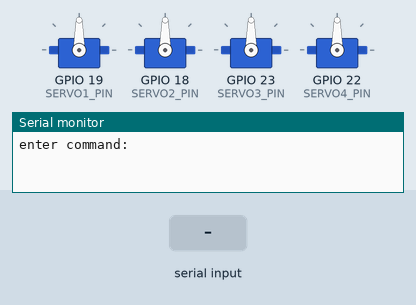
Simulated run of this sketch. Board: ESP32. On the bench: 4 × servo, the last lines printed to the serial monitor. The test bench sets the inputs (shaded band).

Above: at 1.4 s.
1.5 s: "sweep\n" received over Serial
4.5 s: "180\n" received over Serial
At 6.3 s:
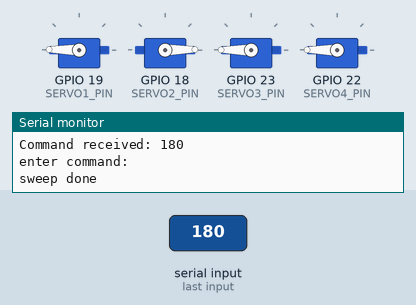
6.6 s: "up\n" received over Serial
At 7.5 s:
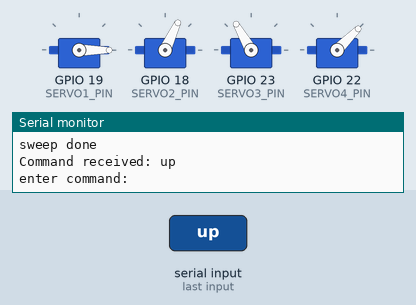
8.1 s: "routine\n" received over Serial
At 10.9 s:
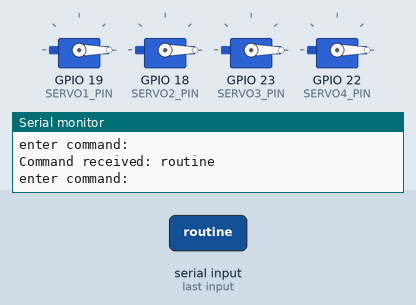
11.1 s: "180\n" received over Serial
At 11.9 s:
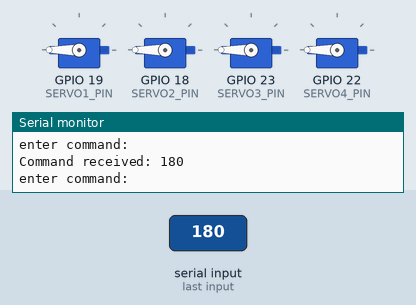
13.6 s: "sweep\n" received over Serial
At 13.76 s:
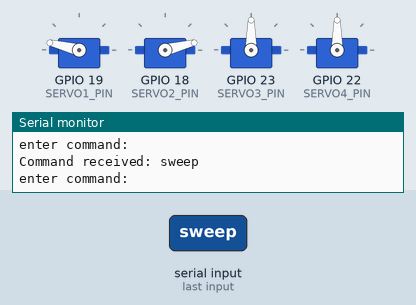
Timing chart, 0 to 17.6 s (numbered marks = the images above; inputs shaded):
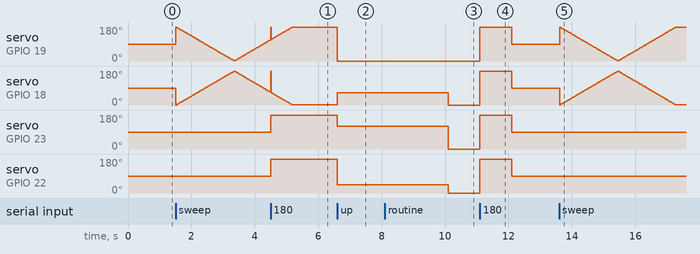

The sketch:

4_servo_ide_control_demo.ino
```cpp
#include <ESP32Servo.h>
/*An ide control interface for 4 servos on esp32.
Created to map the dynamics of the setup*/
Servo servo1;
Servo servo2;
Servo servo3;
Servo servo4;

constexpr int SERVO1_PIN = 19;
constexpr int SERVO2_PIN = 18;
constexpr int SERVO3_PIN = 23;
constexpr int SERVO4_PIN = 22;

char cmdBuf[32];
uint8_t cmdIdx = 0;

enum Mode {
  IDLE,
  ROUTINE,
  SWEEP
};

Mode mode = IDLE;

// timing
unsigned long lastStepTime = 0;

// routine state
uint8_t routineStep = 0;

// sweep state
int sweepPos = 0;
int sweepDir = 1;

void setAll(int a, int b, int c, int d) {
  servo1.write(a);
  servo2.write(b);
  servo3.write(c);
  servo4.write(d);
}

void startRoutine() {
  mode = ROUTINE;
  routineStep = 0;
  lastStepTime = millis();
}

void runRoutine() {
  if (millis() - lastStepTime < 2000) return;

  lastStepTime = millis();

  switch (routineStep) {
    case 0: setAll(0, 0, 0, 0); break;
    case 1: setAll(90, 90, 90, 90); break;
    case 2: setAll(180, 180, 180, 180); break;
    case 3: setAll(0, 0, 0, 0); break;
    case 4: setAll(180, 180, 180, 180); break;
    case 5: setAll(90, 90, 90, 90); break;
    case 6: setAll(50, 50, 50, 50); break;
    case 7:
      setAll(0, 0, 0, 0);
      Serial.println("routine done");
      mode = IDLE;
      return;
  }
  routineStep++;
}
//Sweep currently implemented for 2 servos only
void startSweep() {
  mode = SWEEP;
  sweepPos = 0;
  sweepDir = 1;
  lastStepTime = millis();
}

void runSweep() {
  if (millis() - lastStepTime < 10) return;
  lastStepTime = millis();

  servo2.write(sweepPos);
  servo1.write(180 - sweepPos);

  sweepPos += sweepDir;

  if (sweepPos >= 180 || sweepPos <= 0) {
    sweepDir = -sweepDir;
    if (sweepPos <= 0) {
      Serial.println("sweep done");
      mode = IDLE;
    }
  }
}

void handleCommand(const char *cmd) {
  Serial.print("Command received: ");
  Serial.println(cmd);

  if (!strcmp(cmd, "180")) {
    setAll(180, 180, 180, 180);
  }
  else if (!strcmp(cmd, "0")) {
    setAll(0, 0, 0, 0);
  }
  else if (!strcmp(cmd, "90")) {
    setAll(90, 90, 90, 90);
  }
  else if (!strcmp(cmd, "up")) {
    setAll(0, 65, 120, 45);
  }
  else if (!strcmp(cmd, "routine")) {
    startRoutine();
  }
  else if (!strcmp(cmd, "sweep")) {
    startSweep();
  }
  else {
    Serial.println("unknown command");
  }

  Serial.println("enter command:");
}

void setup() {
  Serial.begin(115200);
  delay(200);
  while (Serial.available()) Serial.read();


  Serial.setRxBufferSize(256);

  ESP32PWM::allocateTimer(0);
  ESP32PWM::allocateTimer(1);
  ESP32PWM::allocateTimer(2);
  ESP32PWM::allocateTimer(3);
/*  */
  servo1.setPeriodHertz(50);
  servo2.setPeriodHertz(50);
  servo3.setPeriodHertz(50);
  servo4.setPeriodHertz(50);

  servo1.attach(SERVO1_PIN, 500, 2500);
  servo2.attach(SERVO2_PIN, 500, 2500);
  servo3.attach(SERVO3_PIN, 500, 2500);
  servo4.attach(SERVO4_PIN, 500, 2500);

  Serial.println("enter command:");
}

void loop() {

while (Serial.available()) {
  char c = Serial.read();

  if (c >= 'A' && c <= 'Z') c += 32;

  if (c == '\n' || c == '\r') {
    if (cmdIdx > 0) {
      cmdBuf[cmdIdx] = '\0';
      handleCommand(cmdBuf);
      cmdIdx = 0;
    }
  }
  else if (cmdIdx < sizeof(cmdBuf) - 1) {
    cmdBuf[cmdIdx++] = c;
  }
}


  switch (mode) {
    case ROUTINE:
      runRoutine();
      break;
    case SWEEP:
      runSweep();
      break;
    case IDLE:
    default:
      break;
  }
}
```

Measured:
- after the input at 4.5 s, servo on GPIO 23 (SERVO3_PIN), servo on GPIO 22 (SERVO4_PIN): 90° → 180° at once
- after the input at 6.6 s, servo on GPIO 19 (SERVO1_PIN): 179° → 0° at once; servo on GPIO 18 (SERVO2_PIN): 1° → 65° at once; servo on GPIO 23 (SERVO3_PIN): 180° → 120° at once; servo on GPIO 22 (SERVO4_PIN): 180° → 45° at once
- after the input at 8.1 s, servo on GPIO 18 (SERVO2_PIN): 65° → 0° after 2.0 s; servo on GPIO 23 (SERVO3_PIN): 120° → 0° after 2.0 s; servo on GPIO 22 (SERVO4_PIN): 45° → 0° after 2.0 s
- after the input at 11.1 s, servo on GPIO 19 (SERVO1_PIN), servo on GPIO 18 (SERVO2_PIN), servo on GPIO 23 (SERVO3_PIN), servo on GPIO 22 (SERVO4_PIN): 0° → 180° at once, → 90° 1.0 s later
- after the input at 13.6 s, servo on GPIO 23 (SERVO3_PIN), servo on GPIO 22 (SERVO4_PIN): stays 90° (without the input it goes to 180° after 0.50 s)
